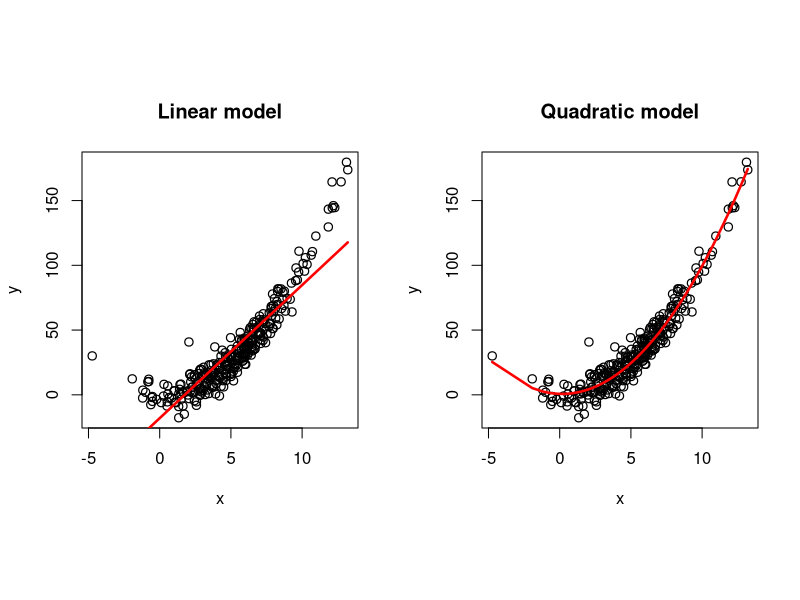

Source code (R):
#-------------------------------------------------------------
# Leave-one-out Cross-validation (LOOCV) for regression models
# in R
#-------------------------------------------------------------

# 1. generate artificial data
set.seed(2023)
n <- 300
x <- rnorm(n = n, mean = 5, sd = 3)
y <- x^2 + rnorm(n = n, mean = 0, sd = 8)
data = data.frame(x = x, y = y)

# 2. plot the models that we want to fit
par(mfrow = c(1,2), pty = "s")

model1 <- lm(y ~ x)
plot(x = x, y = y, main = 'Linear model', cex = 1.1, pch = 1, lwd = 1.2)
yhat1 <- model1$coef[1] + model1$coef[2] * x
lines(x, yhat1, lw = 2.5, col = 'red')

model2 <- lm(y ~ x + I(x^2))
plot(x = x, y = y, main = 'Quadratic model', cex = 1.1, pch = 1, lwd = 1.2)
yhat2 <- model2$coef[1] + model2$coef[2] * x  + model2$coef[3] * x^2
lines(x[order(x)], yhat2[order(x)], lw = 2.5, col = 'red')

# 3. Cross-Validation
# fit the models on leave-one-out samples
pred.cv.mod1 <- pred.cv.mod2 <- numeric(n)

for(i in 1:n) {
  
  # quadratic model
  mod1 = lm(y ~ x, subset = -i)
  pred.cv.mod1[i] = predict(mod1, data[i,])
  
  # quadratic model
  mod2 = lm(y ~ x + I(x^2), subset = -i)
  pred.cv.mod2[i] = predict(mod2, data[i,])
}

MSE1 = (1/n) * sum((y - pred.cv.mod1)^2) # theta_hat_pe
MSE2 = (1/n) * sum((y - pred.cv.mod2)^2) # theta_hat_pe

# Root Mean Squared Error (RMSE)
sqrt(c(MSE1, MSE2))
# [1] 15.68599  7.99332
# The second model (Quadratic) has the lowest RMSE and thus is prefered.

#----
# end
#----
